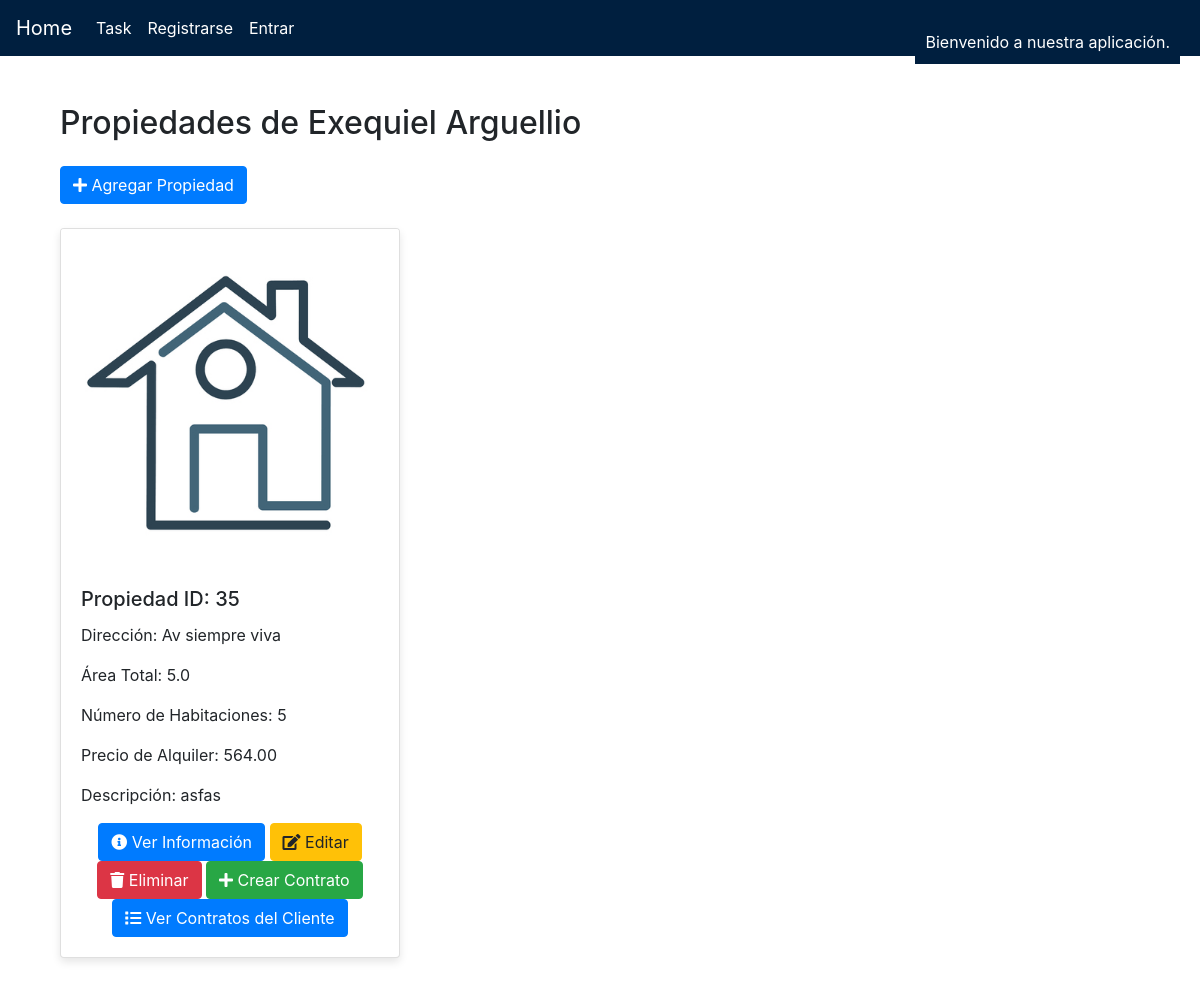
The app's page /propiedades/43761164/, older data.
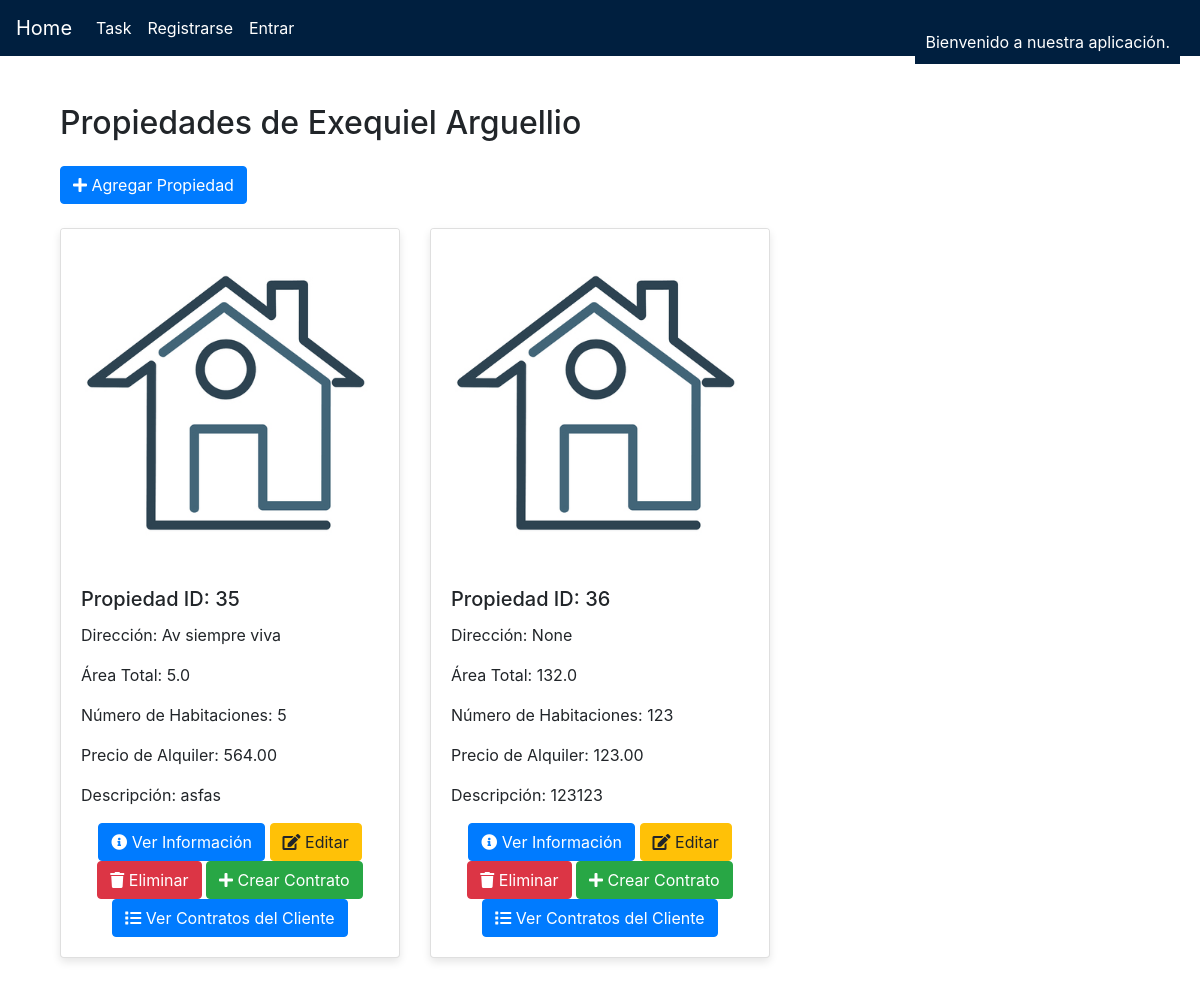
The same page, newer data.
### tasks/models.py (models this page shows)
class Cliente(models.Model):
    dni = models.CharField(max_length=50, primary_key=True)
    nombre_cliente = models.CharField(max_length=200)
    tel_cliente = models.CharField(max_length=50)
    email_cliente = models.EmailField()
    direccion_cliente = models.CharField(max_length=300)

class Propiedades(models.Model):
    ID_prop = models.AutoField(primary_key=True)
    cliente = models.ForeignKey(Cliente, on_delete=models.CASCADE)
    area_total = models.FloatField()
    nro_habitaciones = models.IntegerField()
    precio_alq = models.DecimalField(max_digits=10, decimal_places=2)
    descripcion = models.TextField()
    direccion = models.CharField(max_length=255, null=True, blank=True)
    foto1 = models.ImageField(upload_to='propiedades/fotos/', null=True, blank=True, default='propiedades/fotos/default.jpg')
    foto2 = models.ImageField(upload_to='propiedades/fotos/', null=True, blank=True, default='propiedades/fotos/default.jpg')
    foto3 = models.ImageField(upload_to='propiedades/fotos/', null=True, blank=True, default='propiedades/fotos/default.jpg')

### tasks/views.py (the view)
# urls.py: path('propiedades/', views.propiedades_list, name='propiedades_list'),
def propiedades_list(request, dni_cliente):
    cliente = get_object_or_404(Cliente, dni=dni_cliente)
    if request.method == 'POST':
        form = PropiedadesForm(request.POST, request.FILES)  # Agregar request.FILES
        if form.is_valid():
            propiedad = form.save(commit=False)
            propiedad.cliente = cliente
            propiedad.save()
            return redirect('propiedades_list_by_dni', dni_cliente=dni_cliente)
    else:
        form = PropiedadesForm()
    propiedades = Propiedades.objects.filter(cliente=cliente)
    return render(request, 'propiedades.html', {'propiedades': propiedades, 'form': form, 'cliente': cliente})

### tasks/templates/propiedades.html (shortened to what this page needs)
{% extends "base.html" %}
{% load widget_tweaks %}
{% block content %}
<link rel="stylesheet" href="https://cdnjs.cloudflare.com/ajax/libs/animate.css/4.1.1/animate.min.css"/>
<link href="https://maxcdn.bootstrapcdn.com/bootstrap/4.5.2/css/bootstrap.min.css" rel="stylesheet">
<link rel="stylesheet" href="https://cdnjs.cloudflare.com/ajax/libs/font-awesome/5.15.3/css/all.min.css">
<div class="container mt-5">
    <div class="row">
        <div class="col-md-12">
            <h2 class="mb-4">Propiedades de {{ cliente.nombre_cliente }}</h2>
            <button type="button" class="btn btn-primary mb-4" data-toggle="modal" data-target="#propiedadModal" data-action="{% if form.instance.pk %}edit{% else %}add{% endif %}">
                <i class="fas fa-plus"></i>
                {% if form.instance.pk %}
                    Editar Propiedad
                {% else %}
                    Agregar Propiedad
                {% endif %}
            </button>
            <div class="row">
                {% for propiedad in propiedades %}
                <div class="col-md-4 mb-4 animate__animated animate__fadeInUp">
                    <div class="card">
                        {% if propiedad.foto1 %}
                            <a href="{{ propiedad.foto1.url }}" data-toggle="lightbox" data-gallery="gallery" data-title="Foto 1">
                                <img src="{{ propiedad.foto1.url }}" alt="Foto 1" class="card-img-top img-zoomable">
                            </a>
                        {% else %}
                            <a href="propiedades/fotos/default.jpg" data-toggle="lightbox" data-gallery="gallery" data-title="Foto 1">
                                <img src="propiedades/fotos/default.jpg" alt="Foto 1" class="card-img-top img-zoomable">
                            </a>
                        {% endif %}
                        <div class="card-body">
                            <h5 class="card-title">Propiedad ID: {{ propiedad.ID_prop }}</h5>
                            <p class="card-text">Dirección: {{ propiedad.direccion }}</p>
                            <p class="card-text">Área Total: {{ propiedad.area_total }}</p>
                            <p class="card-text">Número de Habitaciones: {{ propiedad.nro_habitaciones }}</p>
                            <p class="card-text">Precio de Alquiler: {{ propiedad.precio_alq }}</p>
                            <p class="card-text">Descripción: {{ propiedad.descripcion }}</p>
                            <div class="text-center">
                                <a href="#" class="btn btn-primary" data-toggle="modal" data-target="#infoModal{{ propiedad.ID_prop }}">
                                    <i class="fas fa-info-circle"></i> Ver Información
                                </a>
                                <button type="button" class="btn btn-warning edit-btn" data-toggle="modal" data-target="#propiedadModal" data-id="{{ propiedad.ID_prop }}" data-direccion="{{ propiedad.direccion }}" data-area_total="{{ propiedad.area_total }}" data-nro_habitaciones="{{ propiedad.nro_habitaciones }}" data-precio_alq="{{ propiedad.precio_alq }}" data-descripcion="{{ propiedad.descripcion }}">
                                    <i class="fas fa-edit"></i> Editar
                                </button>
                                <button data-href="{% url 'propiedades_delete' propiedad.ID_prop %}" class="btn btn-danger delete-btn">
                                    <i class="fas fa-trash"></i> Eliminar
                                </button>
                                <a href="{% url 'crear_contrato' propiedad.cliente.dni propiedad.ID_prop %}" class="btn btn-success">
                                    <i class="fas fa-plus"></i> Crear Contrato
                                </a>
                                {% if propiedad.cliente.contrato_set.exists %}
                                    <a href="{% url 'listar_contratos_cliente' propiedad.cliente.dni %}" class="btn btn-primary">
                                        <i class="fas fa-list"></i> Ver Contratos del Cliente
                                    </a>
                                {% endif %}
                            </div>
                            </div>
                        </div>
                    </div>
                    {% empty %}
                    <div class="d-flex justify-content-center align-items-center" style="height: 60vh;">
                        <div class="alert alert-info text-center animate__animated animate__fadeIn">
                            Este cliente no tiene propiedad existente.
                        </div>
                    </div>
                    {% endfor %}
                </div>
            </div>
        </div>
    </div>
{% endblock %}

### tasks/templates/base.html (shortened to what this page needs)
<!DOCTYPE html>
<html lang="en">
<head>
    <link rel="stylesheet" href="https://maxcdn.bootstrapcdn.com/bootstrap/4.5.2/css/bootstrap.min.css">
</head>
<body>
    <nav class="navbar navbar-expand-lg navbar-custom">
        <a class="navbar-brand" href="/">Home</a>
        <div class="collapse navbar-collapse" id="navbarNav">
            <ul class="navbar-nav">
                <li class="nav-item">
                    <a class="nav-link" href="/tasks">Task</a>
                </li>
                {% if user.is_authenticated %}
                <li class="nav-item">
                    <a class="nav-link" href=""></a>
                </li>
                <li class="nav-item">
                    <a class="nav-link" href="/clientes">Clientes</a>
                </li>
                <li class="nav-item">
                    <a class="nav-link" href="/salir">Salir</a>
                </li>
                {% else %}
                <li class="nav-item">
                    <a class="nav-link" href="/signup">Registrarse</a>
                </li>
                <li class="nav-item">
                    <a class="nav-link" href="/login">Entrar</a>
                </li>
                {% endif %}
            </ul>
        </div>
    </nav>
    <div class="container">
        {% block content %}
        {% endblock %}
    </div>
</body>
</html>

### tasks/templates/base.html (style rules this page uses)
.navbar-custom { background-color: #001f3f; color: #fff; }
.navbar-custom .navbar-brand, .navbar-custom .nav-link { color: #fff !important; }
body { background-color: #fff; color: #001f3f; }

### tasks/templates/propiedades.html (style rules this page uses)
.card { transition: transform 0.3s, box-shadow 0.3s; box-shadow: 0 4px 8px rgba(0,0,0,0.1); }
.btn { transition: all 0.3s; }
.btn-primary { background-color: #007bff; border-color: #007bff; }
.btn-warning { background-color: #ffc107; border-color: #ffc107; }
.btn-danger { background-color: #dc3545; border-color: #dc3545; }

Row changes from the older to the newer data that the page shows:
added Propiedades: foto1 (placeholder picture), ID_prop "36", direccion "None", area_total "132.0", nro_habitaciones "123", precio_alq "123.00", descripcion "123123", shows "Ver Contratos del Cliente"
